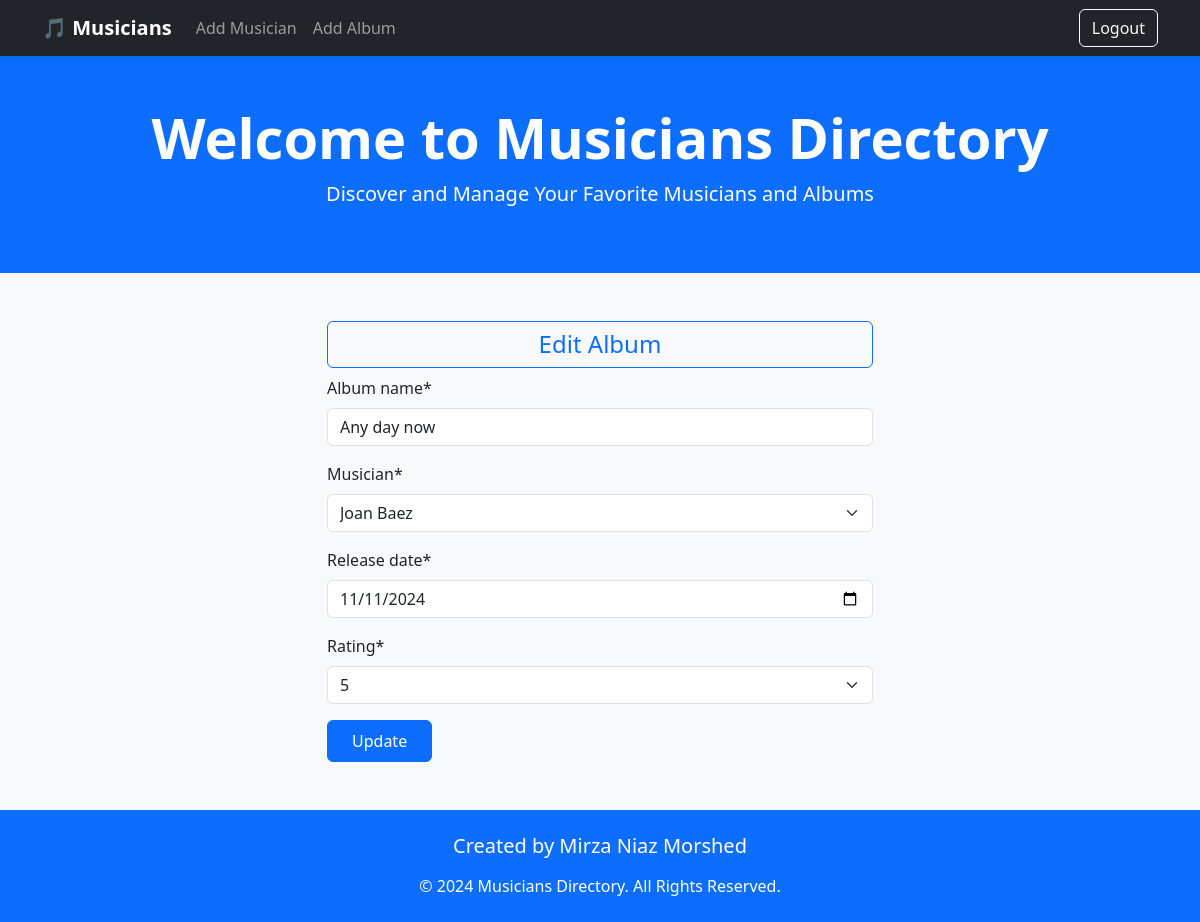
Screenshot of /album/update/8/ (signed in) with the database file from the repository.
### album/models.py (models this page shows, shortened)
class Album(models.Model):
    album_name = models.CharField(max_length=50)
    musician = models.ForeignKey(Musician, on_delete=models.CASCADE, related_name='albums')
    release_date = models.DateField()
    rating = models.IntegerField(choices=[(1,1),(2,2),(3,3),(4,4),(5,5)])

### album/views.py (the view, shortened to what this page needs)
# urls.py: path('update/<int:id>/', views.AlbumEditView.as_view(), name='edit_album'),
@method_decorator(login_required, name='dispatch')
class AlbumEditView(UpdateView):
    model = models.Album
    form_class = forms.AlbumForm
    template_name = 'add_album.html'
    pk_url_kwarg = 'id'
    success_url = reverse_lazy('homepage')
    def get_context_data(self, **kwargs):
        context = super().get_context_data(**kwargs)
        context['type'] = 'Update'
        context['type2'] = 'Edit'
        return context

### album/forms.py
class AlbumForm(forms.ModelForm):
    release_date = forms.DateField(widget=forms.DateInput(attrs={'type': 'date'}))
    class Meta:
        model = models.Album
        fields = '__all__'

### musician/models.py (called while the page is built)
    def __str__(self) -> str:
        return f"{self.first_name} {self.last_name}"

### album/templates/add_album.html (shortened to what this page needs)
{% extends "base.html" %}
{% load crispy_forms_tags %}
{% block body %}
<section>
    <div class="container">
        {% if type != 'Delete' %}
        <h4 class="text-center border border-primary bg-light text-primary rounded py-2 px-3 w-50 mx-auto">
            {{type2}} Album
        </h4>
        {% else %}
        <h4 class="text-center" >Are you sure? You want to delete.</h4>
        {% endif %}
        <form method="POST" style="width: 50%; margin:auto" novalidate>
            {% if type != 'Delete' %}
                {{ form | crispy }}
            {% endif %}
            <input type="submit" value="{{type}}" class="btn btn-primary px-4 py-2 rounded">
        </form>
    </div>
</section>
{% endblock %}

### rows the page displays
Album: album_name "Any day now", musician "Joan Baez", release_date "11/11/2024", rating "5"

### other values shown
{{ type2 }} "Edit"
